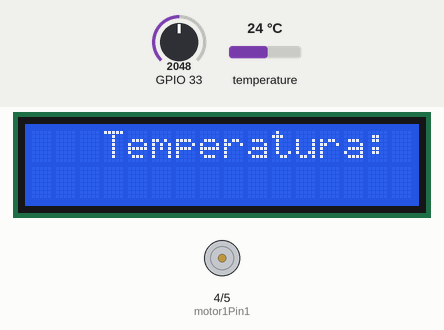
This program was run on a simulated ESP32. Shown: 16×2 character LCD, motor-driver pin pairs drawn as motors (green arrow = first pin HIGH = forward, orange = second pin HIGH = backward, longer = more drive, scaled by the enable pin). The inputs (shaded band) are chosen by the test bench; at power-on: temperature 24 °C, GPIO 33 = 2048. What the program prints to the serial monitor is not drawn.

Above: at 7.7 s.
7.8 s: temperature set to 12 °C
At 9.8 s:
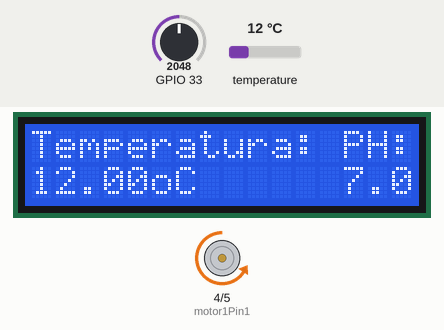
12.5 s: GPIO 33 set to 2866
At 12.9 s:
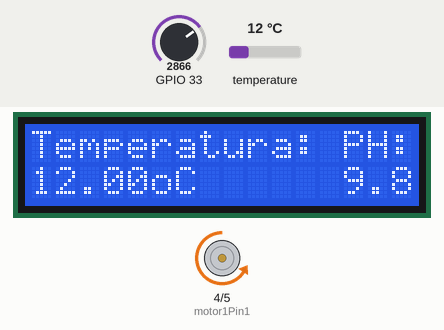
15.0 s: temperature set to 19 °C
At 16.5 s:
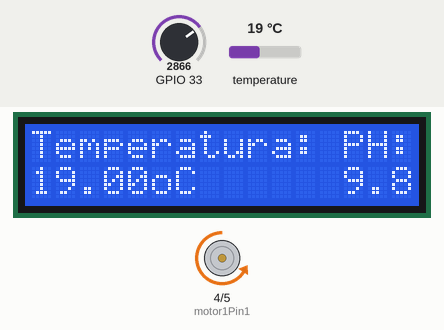
18.1 s: GPIO 33 set to 3603
At 19.7 s:
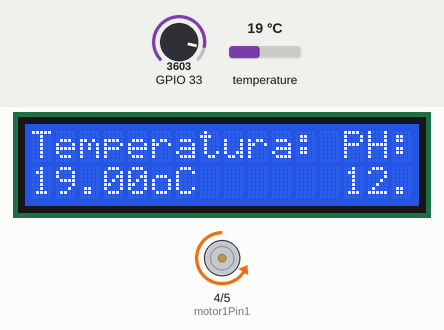
21.3 s: temperature set to 28 °C
At 22.5 s:
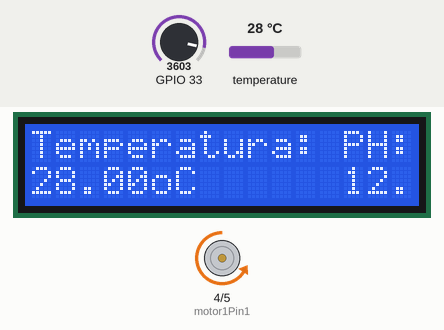
24.5 s: GPIO 33 set to 4095
At 25.7 s:
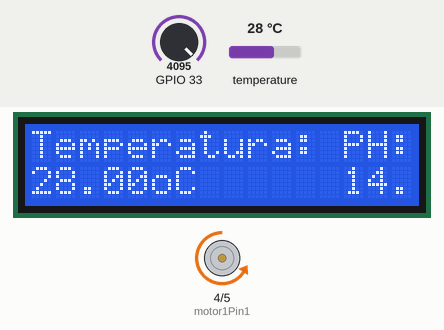
Timing chart, 0 to 27.5 s (numbered marks = the images above; inputs shaded):
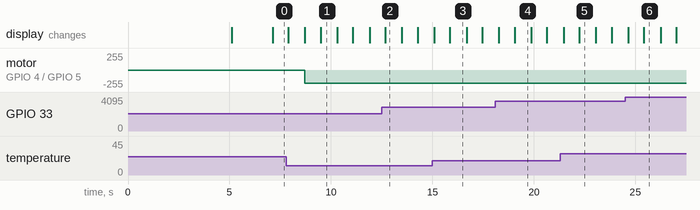

The program:

main.cpp
```cpp
/* ----------------------------LIBRERIAS-----------------------------------*/
#include <Arduino.h>
#include <Wire.h>
#include <LiquidCrystal_I2C.h>
#include <OneWire.h>
#include <DallasTemperature.h>


/*-----------------MOTOR---------------------------------------------------*/

int motor1Pin1 = 4;
int motor1Pin2 = 5;
int enable1Pin = 13;
int potenciometro;
// Setting PWM properties
const int freq = 30000;
const int pwmChannel = 0;
const int resolution = 8;
int dutyCycle = 200;

/*---------------------LCD INFORMACION -------------------------------------*/


#define COLUMS 16
#define ROWS   2
#define PAGE   ((COLUMS) * (ROWS))
#define SENSOR_PIN 23 // ESP32 pin GIOP23 QUE SE CONECTA CON EL MODULO DS18B20 sensor's DQ pin
OneWire oneWire(SENSOR_PIN);
DallasTemperature DS18B20(&oneWire);

float tempC; // temperature in Celsius
float tempF; // temperature in Fahrenheit


/*------------------------------------------------*/
LiquidCrystal_I2C lcd(PCF8574_ADDR_A21_A11_A01, 4, 5, 6, 16, 11, 12, 13, 14, POSITIVE);


/*--------------------------------------------------------------------------------------------------------------------------*/


void setup() {

  DS18B20.begin();    // initialize the sensor
  Serial.begin(115200);

  while (lcd.begin(COLUMS, ROWS) != 1) //colums - 20, rows - 4
  {

  }
  lcd.print(F("Paralelo 104"));
  lcd.setCursor(0,1);
  lcd.print(F("CAMARONERA..."));    //(F()) saves string to flash & keeps dynamic memory free
  delay(5000);

  lcd.clear();


  // sets the pins as outputs:
  pinMode(motor1Pin1, OUTPUT);
  pinMode(motor1Pin2, OUTPUT);
  pinMode(enable1Pin, OUTPUT);

  // configure LED PWM functionalitites
  ledcSetup(pwmChannel, freq, resolution);

  // attach the channel to the GPIO to be controlled
  ledcAttachPin(enable1Pin, pwmChannel);

  //Serial.begin(115200);

  // testing
  Serial.print("Testing DC Motor...");
}

void loop() {


  // Move the DC motor forward at maximum speed
  Serial.println("Moving Forward");
  digitalWrite(motor1Pin1, LOW);
  digitalWrite(motor1Pin2, HIGH);
  delay(2000);
/*
  // Stop the DC motor
  Serial.println("Motor stopped");
  digitalWrite(motor1Pin1, LOW);
  digitalWrite(motor1Pin2, LOW);
  delay(1000); */

 /* // Move DC motor backwards at maximum speed
  Serial.println("Moving Backwards");
  digitalWrite(motor1Pin1, HIGH);
  digitalWrite(motor1Pin2, LOW);
  delay(2000);

  // Stop the DC motor
  Serial.println("Motor stopped");
  digitalWrite(motor1Pin1, LOW);
  digitalWrite(motor1Pin2, LOW);
  delay(1000);

  // Move DC motor forward with increasing speed
  digitalWrite(motor1Pin1, HIGH);
  digitalWrite(motor1Pin2, LOW);*/
  lcd.setCursor(3,0);	//columna - fila

  while (dutyCycle <= 255){
    lcd.print("Temperatura: PH:");
    DS18B20.requestTemperatures();       // send the command to get temperatures
    potenciometro=analogRead(33);
  tempC = DS18B20.getTempCByIndex(0);  // read temperature in Celsius


  lcd.setCursor(0,1);
  lcd.print(tempC);
  lcd.print("oC");
  lcd.setCursor(13,1);
  lcd.print(potenciometro*0.00342298);
  delay(800);
  lcd.clear();
    ledcWrite(pwmChannel, dutyCycle);
    Serial.print("Forward with duty cycle: ");
    Serial.println(dutyCycle);
    dutyCycle = dutyCycle ;
  }
  dutyCycle = 200;
}
```

Measured:
- after the input at 12.5 s, the display: changes after 0.18 s (image 2)
- after the input at 15.0 s, the display: first differs from a run without the input after 0.86 s (image 3)
- after the input at 18.1 s, the display: first differs from a run without the input after 0.95 s (image 4)
- after the input at 21.3 s, the display: first differs from a run without the input after 0.94 s (image 5)
- after the input at 24.5 s, the display: first differs from a run without the input after 0.93 s (image 6)
- what the display in image 1 shows lasts 0.8 s, from 9.5 s to 10.3 s
